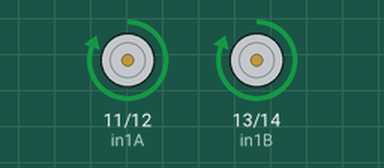
This sketch was run on a simulated Arduino Mega 2560, built with avr-gcc and run on an emulated ATmega2560. Shown: motor-driver pin pairs drawn as motors (green arrow = first pin HIGH = forward, orange = second pin HIGH = backward, longer = more drive, scaled by the enable pin).

Above: at 2.5 s.
At 6.0 s:
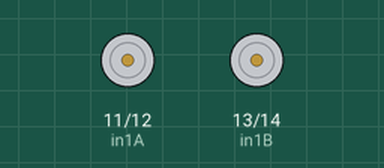
Timing chart, 0 to 9.1 s (numbered marks = the images above):
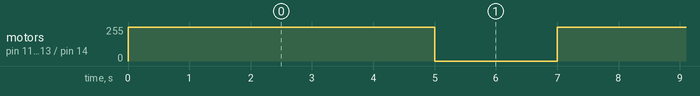

The sketch:

Lab_8_Task1.ino
```cpp
// Motor A (Left Motor) connections
int enA = 26;   // ENABLE pin (PD3) for Left Motor to provide PWM
int in1A = 11;  // IN1 pin (PA2) for Left Motor direction
int in2A = 12;  // IN2 pin (PA3) for Left Motor direction

// Motor B (Right Motor) connections
int enB = 25;   // ENABLE pin (PD2) for Right Motor to provide PWM
int in1B = 13;  // IN1 pin (PA4) for Right Motor direction
int in2B = 14;  // IN2 pin (PA5) for Right Motor direction

void setup() {
  Serial.begin(115200); // Serial initializing for Debugging

  // Setup pinModes for Left Motor
  pinMode(in1A, OUTPUT);
  pinMode(in2A, OUTPUT);
  pinMode(enA, OUTPUT);

  // Setup pinModes for Right Motor
  pinMode(in1B, OUTPUT);
  pinMode(in2B, OUTPUT);
  pinMode(enB, OUTPUT);

  // Initialize motors OFF
  stopMotors();
}

void loop() {
  // Move the robot in a straight line for 5 seconds
  moveStraight(255); // Move forward with maximum speed
  delay(5000);       // Wait for 5 seconds

  // Stop the motors
  stopMotors();
  delay(2000);       // Wait for 2 seconds

//  // Move backward in a straight line for 5 seconds
//  moveStraight(-255); // Move backward with maximum speed
//  delay(5000);
//
//  // Stop the motors
//  stopMotors();
//  delay(2000);
}

void moveStraight(int speed) {
  if (speed > 0) {
    // Forward direction
    digitalWrite(in1A, HIGH);
    digitalWrite(in2A, LOW);  // Left motor forward
    digitalWrite(in1B, HIGH);
    digitalWrite(in2B, LOW);  // Right motor forward
  } else {
    // Backward direction
    digitalWrite(in1A, LOW);
    digitalWrite(in2A, HIGH);  // Left motor backward
    digitalWrite(in1B, LOW);
    digitalWrite(in2B, HIGH);  // Right motor backward
    speed = -speed;            // Convert speed to positive for analogWrite
  }

  // Set the speed of both motors (same speed for straight-line motion)
  analogWrite(enA, speed);  // Set speed for Left Motor
  analogWrite(enB, speed);  // Set speed for Right Motor
}

void stopMotors() {
  // Stop both motors
  analogWrite(enA, 0);      // Left Motor stop
  analogWrite(enB, 0);      // Right Motor stop
  digitalWrite(in1A, LOW);
  digitalWrite(in2A, LOW);  // Left motor stop
  digitalWrite(in1B, LOW);
  digitalWrite(in2B, LOW);  // Right motor stop
}
```

Measured:
- by itself, motor on pin 11 (in1A) / pin 12 (in2A), motor on pin 13 (in1B) / pin 14 (in2B): alternates forward 255/255 for 5.0 s and stopped for 2.0 s
